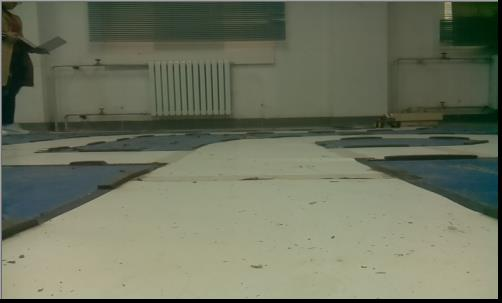
#> input picture RaspberryPi/+L298N驱动板/1.jpg, 502 x 303 px
$ python img_test.py
#> lines starting #> are read from the running program, lines starting #| are printed output that depends on the picture; after the words box and inside, x2 and y2 are one past the last pixel; in counts of white or black regions, pixels touching at a corner belong together
import cv2
import numpy as np

img = cv2.imread('1.jpg')
#> img is the input picture: shape (303, 502, 3); mean B, G, R 93.4, 113.4, 108
print(img.shape)
#| (303, 502, 3)

gray = cv2.cvtColor(img, cv2.COLOR_BGR2GRAY)
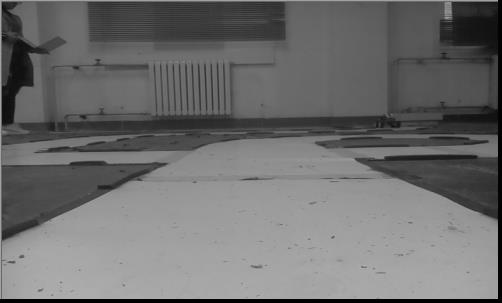
#> gray: shape (303, 502); min 0, max 184, mean 109.6
retval, dst = cv2.threshold(gray, 0, 255, cv2.THRESH_OTSU)
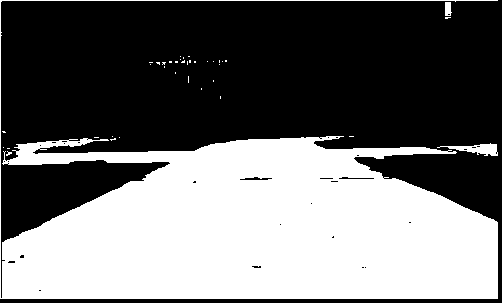
#> dst: shape (303, 502); 42.4% white; 39 white regions (36 under 20 px), largest, box (x1, y1, x2, y2) and area: (0, 0, 498, 299) 63888, (437, 143, 498, 156) 361, (445, 2, 452, 16) 83
#> retval = 115
# 膨胀，白区域变大
dst = cv2.dilate(dst, None, iterations=2)
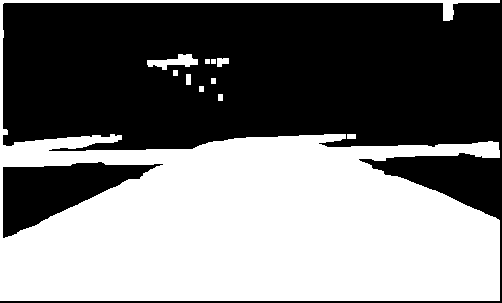
#> dst: shape (303, 502); 47.1% white; 11 white regions, largest, box (x1, y1, x2, y2) and area: (0, 0, 500, 301) 70871, (147, 54, 198, 70) 411, (217, 58, 229, 67) 86
# # 腐蚀，白区域变小
dst = cv2.erode(dst, None, iterations=2)
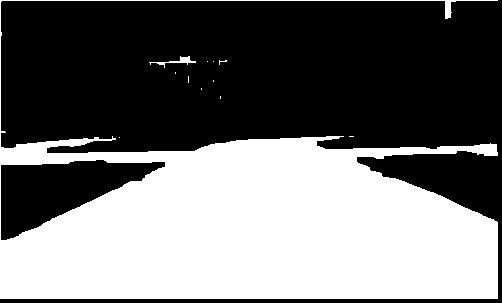
#> dst: shape (303, 502); 42.9% white; 12 white regions (10 under 20 px), largest, box (x1, y1, x2, y2) and area: (0, 0, 498, 299) 65056, (149, 56, 196, 68) 139
cv2.imshow("capture", dst)

# 单看第400行的像素值s
#> (the run stopped early here; a loop or call above may not have finished)
